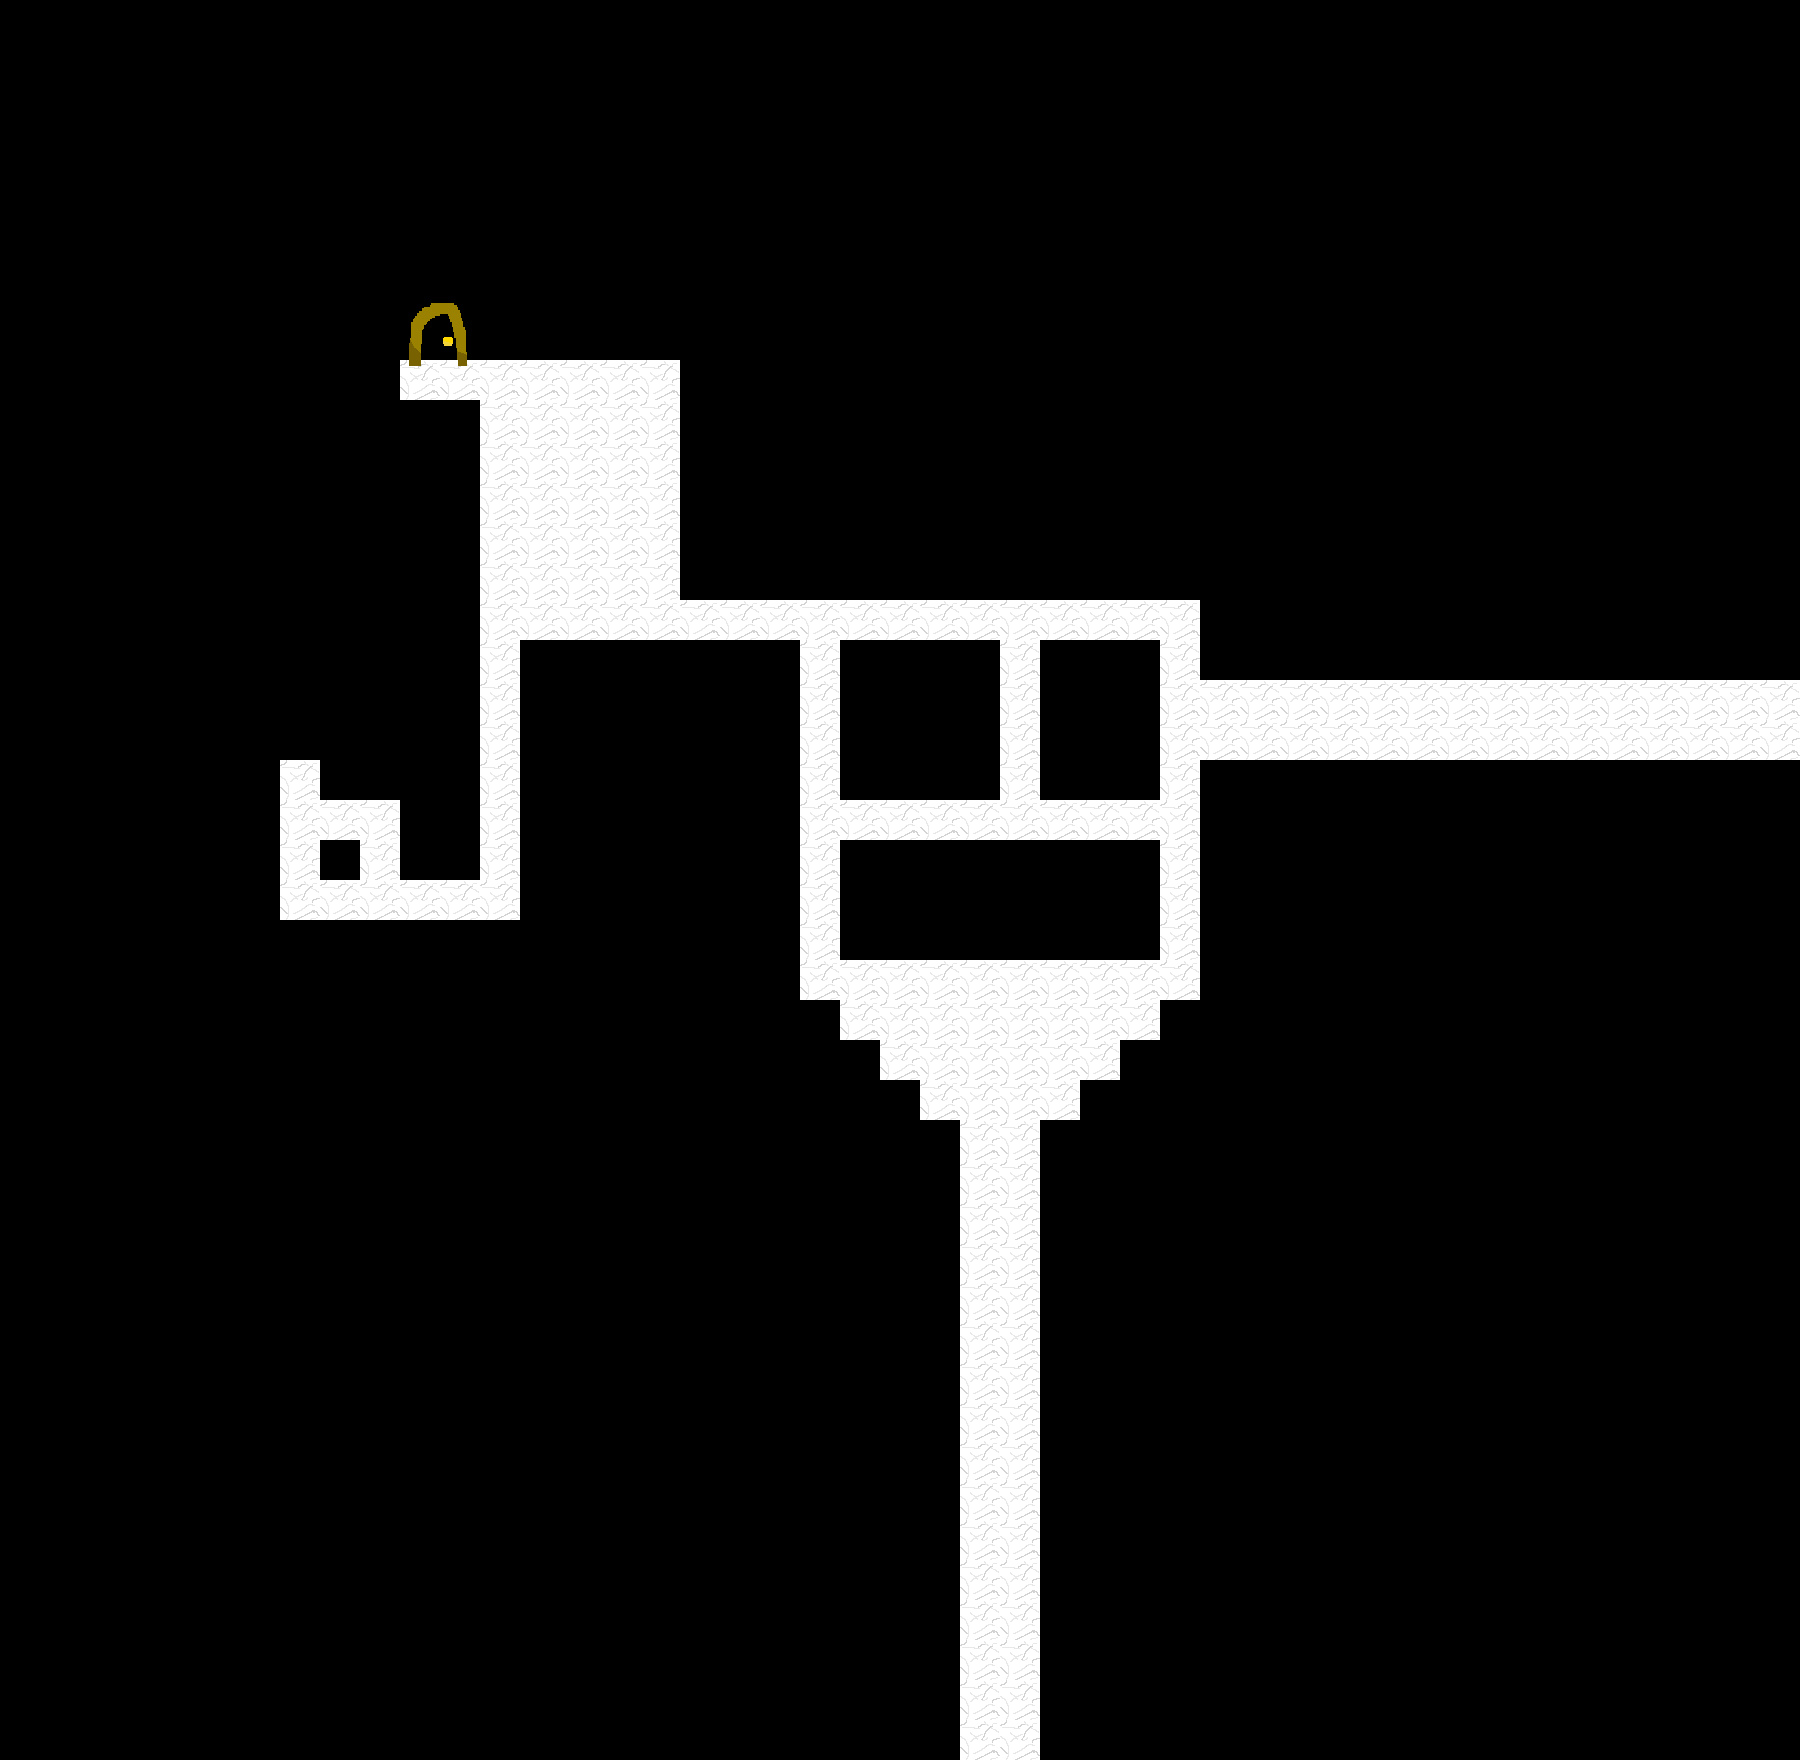

This game map was drawn from its Tiled (.tmx) file and the tilesets committed beside it. A one-line description and the trimmed map source follow:
An orthogonal 45x44 tile map with 40x40 px tiles, 2 tile layers (tiles, door) and 46 objects (3x transition, chest, savepoint, entry, entry23, ...).

<map version="1.10" tiledversion="1.11.0" orientation="orthogonal" renderorder="right-down" width="45" height="44" tilewidth="40" tileheight="40" infinite="0" nextlayerid="6" nextobjectid="53">
 <editorsettings>
  <export target="forest2.lua" format="lua" />
 </editorsettings>
 <tileset firstgid="1" source="../tilesets/forest.tsx" />
 <layer id="1" name="tiles" width="45" height="44">
  <data>[1980 cells, 186 non-empty, 1 distinct tile ids]</data>
 </layer>
 <layer id="5" name="door" width="45" height="44">
  <data>[1980 cells, 10 non-empty, 7 distinct tile ids]</data>
 </layer>
 <objectgroup color="#55557f" id="3" name="collision">
  <object id="2" x="480" y="320" width="200" height="40" />
  <object id="3" x="680" y="360" width="40" height="240" />
  <object id="4" x="720" y="560" width="480" height="40" />
  <object id="5" x="1200" y="600" width="40" height="80" />
  <object id="6" x="840" y="840" width="320" height="120" />
  <object id="7" x="840" y="640" width="160" height="160" />
  <object id="8" x="1040" y="640" width="120" height="120" />
  <object id="9" x="1040" y="760" width="120" height="40" />
  <object id="10" x="520" y="640" width="280" height="40" />
  <object id="11" x="520" y="680" width="280" height="320" />
  <object id="12" x="280" y="920" width="240" height="40" />
  <object id="13" x="320" y="840" width="40" height="40" />
  <object id="14" x="320" y="760" width="80" height="40" />
  <object id="15" x="280" y="720" width="40" height="40" />
  <object id="16" x="240" y="800" width="40" height="120" />
  <object id="17" x="440" y="400" width="40" height="480" />
  <object id="18" x="400" y="400" width="40" height="40" />
  <object id="19" x="360" y="320" width="40" height="160" />
  <object id="20" x="400" y="800" width="40" height="80" />
  <object id="21" x="800" y="1000" width="40" height="40" />
  <object id="22" x="840" y="1040" width="40" height="40" />
  <object id="23" x="880" y="1080" width="40" height="40" />
  <object id="24" x="920" y="1120" width="40" height="640" />
  <object id="25" x="1040" y="1120" width="40" height="680" />
  <object id="26" x="1080" y="1080" width="40" height="40" />
  <object id="27" x="1160" y="1000" width="40" height="80" />
  <object id="28" x="1120" y="1040" width="40" height="160" />
  <object id="33" x="400" y="280" width="80" height="40" />
  <object id="36" x="1240" y="640" width="560" height="40" />
  <object id="37" x="1200" y="760" width="600" height="160" />
  <object id="38" x="1200" y="960" width="40" height="40" />
  <object id="39" x="1200" y="920" width="40" height="40" />
  <object id="40" x="1840" y="680" width="40" height="80" />
  <object id="41" x="1800" y="640" width="80" height="40" />
  <object id="42" x="1800" y="760" width="80" height="40" />
  <object id="50" x="240" y="760" width="40" height="40" />
 </objectgroup>
 <objectgroup color="#55ffff" id="2" name="objects">
  <object id="1" name="chest" x="280" y="760" width="40" height="40">
   <properties>
    <property name="item" value="mossycharm" />
   </properties>
  </object>
  <object id="34" name="transition" x="400" y="280" width="80" height="81">
   <properties>
    <property name="map" value="forest1real" />
    <property name="marker" value="entry" />
   </properties>
  </object>
  <object id="35" name="transition" x="960" y="1200" width="80" height="640">
   <properties>
    <property name="map" value="forest3" />
    <property name="marker" value="entry" />
   </properties>
  </object>
  <object id="46" name="transition" x="1800" y="640" width="120" height="160">
   <properties>
    <property name="map" value="forest5" />
    <property name="marker" value="entry98" />
   </properties>
  </object>
  <object id="49" name="savepoint" x="600" y="360" width="40" height="40">
   <properties>
    <property name="text1" value="* This weird forest..." />
    <property name="text2" value="* It fills you with [color:red]DETERMINATION[color:reset]." />
   </properties>
  </object>
 </objectgroup>
 <objectgroup color="#ffff00" id="4" name="markers">
  <object id="29" name="entry" x="441" y="390">
   <point />
  </object>
  <object id="30" name="entry23" x="1002" y="1174">
   <point />
  </object>
  <object id="47" name="entry8281" x="1759" y="725">
   <point />
  </object>
  <object id="48" x="1880" y="1440" />
  <object id="51" name="spawn" x="600" y="440">
   <point />
  </object>
 </objectgroup>
</map>
